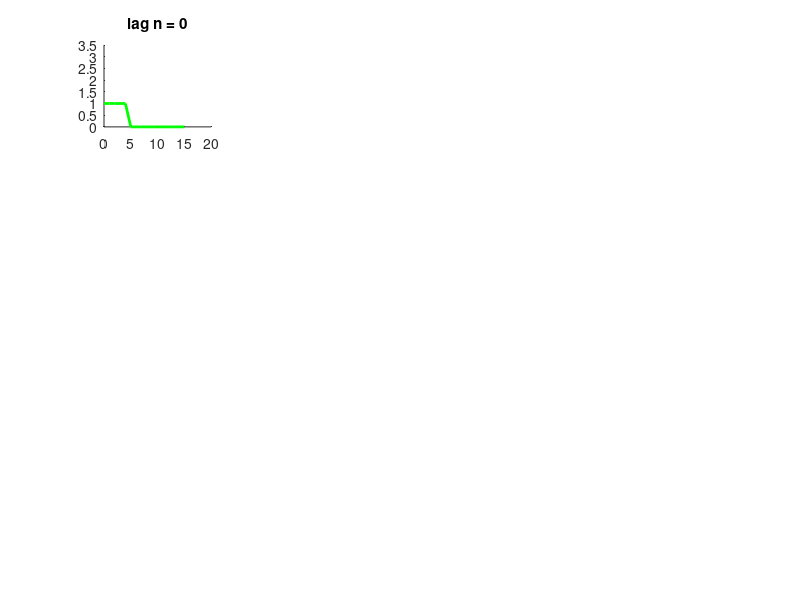

MATLAB code to generate this figure: (Note: this script raises an error after producing the figure.)
clear all;
close all;

f = [1 1 1 1 1 0 0 0 0 0 0 0 0 0 0 0];
g = [0 0 0 1 1 1 1 1 0 0 0 0 0 0 0 0];
result = [0:31];
%mf = mg = 5/16;
mf = mg = 0;

for n = 0:31

    s = 0;
    for m = 1:16
      if ((m + n) <= length(f))
        s = s + (f(m) - mf) * (g(m+n) - mg);
      else
        s = s + (f(m) - mf) * (0 - mg);
      endif
    endfor
    result(n+1) = s;
    fprintf('Value at lag %d = %d\n', n, result(n+1));
    
    if (mod(n, 16) == 0)
        figure;
        hold on;
    end
    subplot(4, 4, mod(n, 16)+1);
    hold on;
    ylim([0 3.5]);
    title(sprintf('lag n = %d', n))
    plot([0:length(f)-1], f, 'g', 'LineWidth', 2, 'DisplayName', 'f[m]');
    gShifted = shiftRowVector(g, -n);
    plot([0:length(g)-1], gShifted, 'b', 'LineWidth', 2, 'DisplayName', 'g[m+n]');
    plot([0:length(g)-1], f .* gShifted, 'c', 'LineWidth', 2, 'DisplayName', 'f[m] \cdot g[m+n]');
    
    for j = 1:n
        stem(j-1, result(j), 'r', 'filled', 'LineWidth', 1, 'MarkerSize', 5);
    endfor
    plot(n, result(n+1), 'xr', 'LineWidth', 2, 'MarkerSize', 10, 'DisplayName', '\Sigma_{m} f[m] \cdot g[m+n]');
    plot([0:n], result(1:n+1), 'r');
    
    if (mod(n, 16) == 0)
        lgd = legend('show');
        set(lgd, 'Position', [0.0, 0.90, 0.12, 0.10]);
    end
      
endfor

% scaling amplitude to 1
result = result / max(result);

figure;
hold on;
title('Result of the cross-correlation');
plot([0:length(f)-1], f, 'g', 'LineWidth', 2, 'DisplayName', 'f[m]');
plot([0:length(g)-1], g, 'b', 'LineWidth', 2, 'DisplayName', 'g[m]');
plot([0:length(result)-1], result, 'r', 'LineWidth', 2, 'DisplayName', '\phi_{fg}[n]');
xbounds = xlim();
set(gca, 'xtick', xbounds(1):1:xbounds(2));
lgd2 = legend('show');
%set(lgd2,'Interpreter','latex');

%r = xcorr(f, g);
%r = r / max(r);
%plot([0:length(r)-1], r, 'r');
